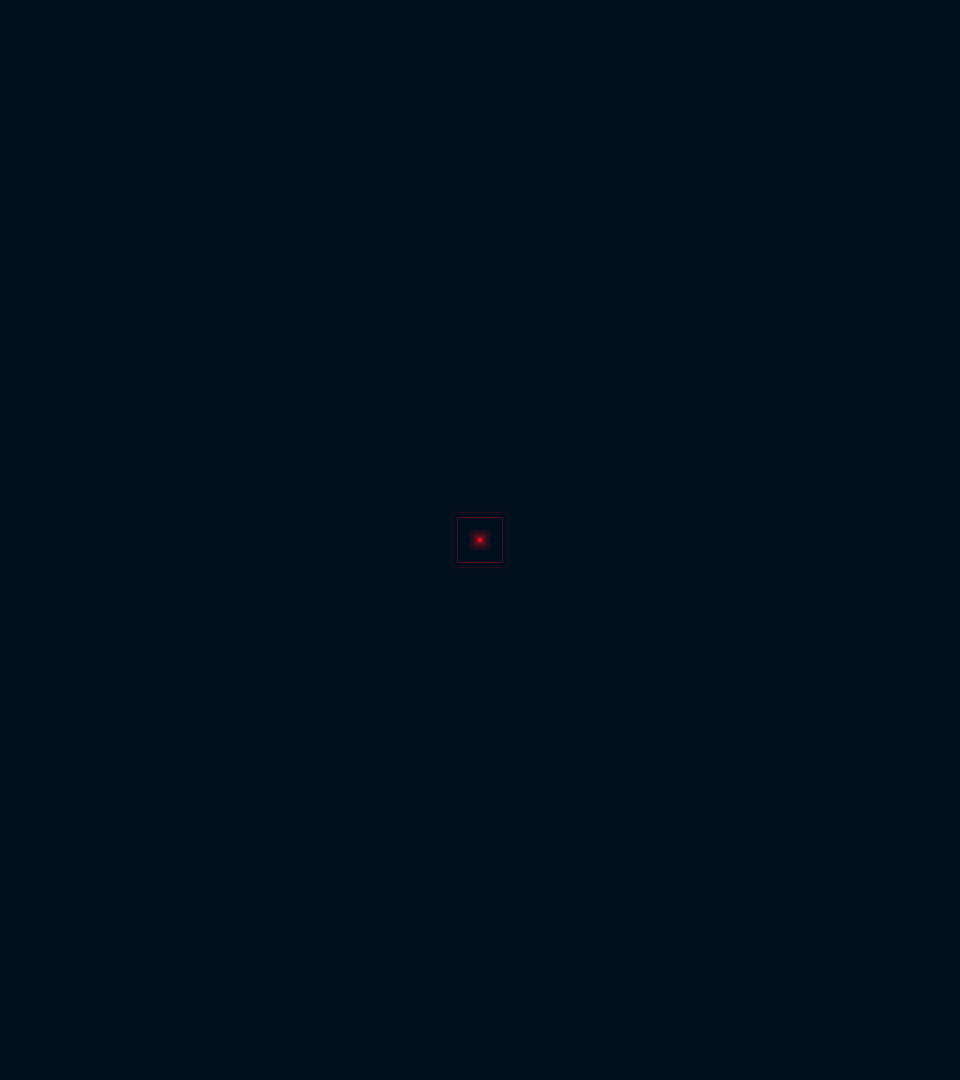
Frame 1 (no input)
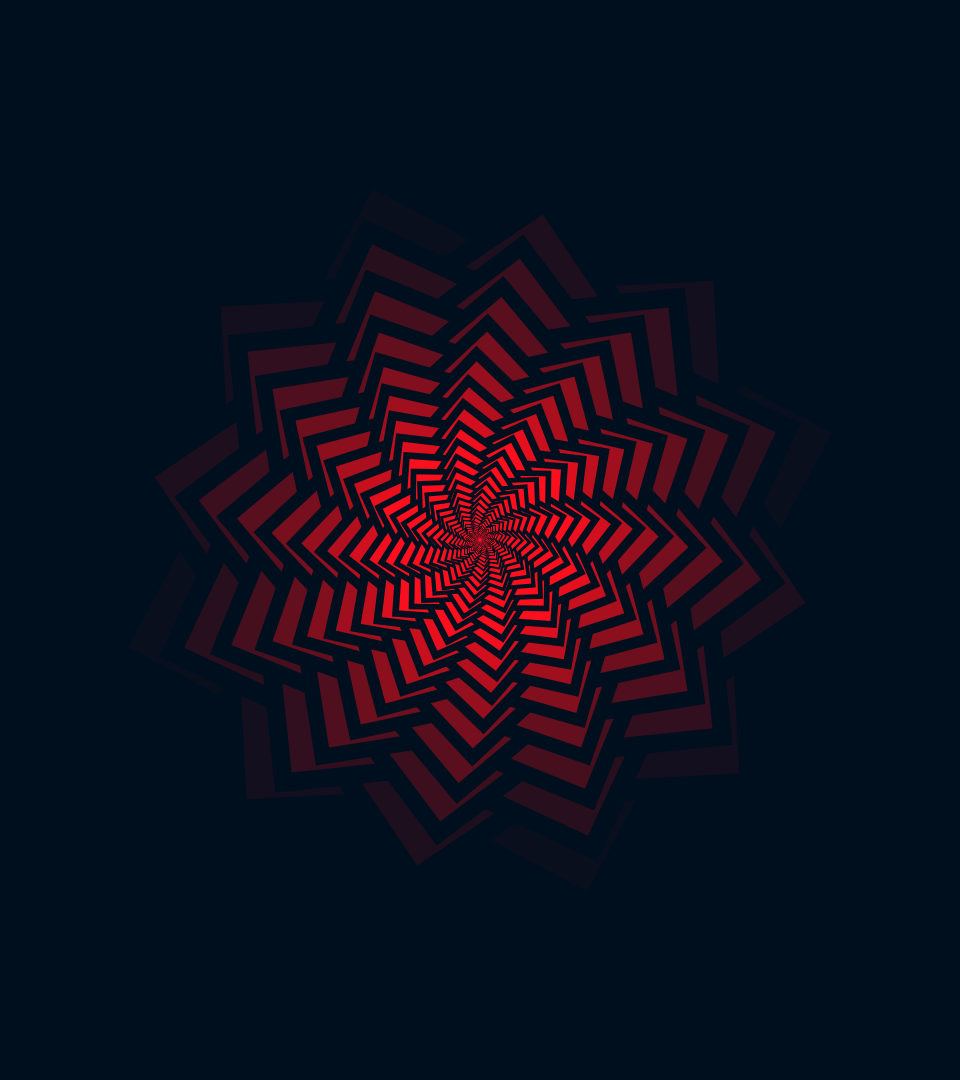
Frame 60 (the mouse pressed at the canvas centre just before this capture)
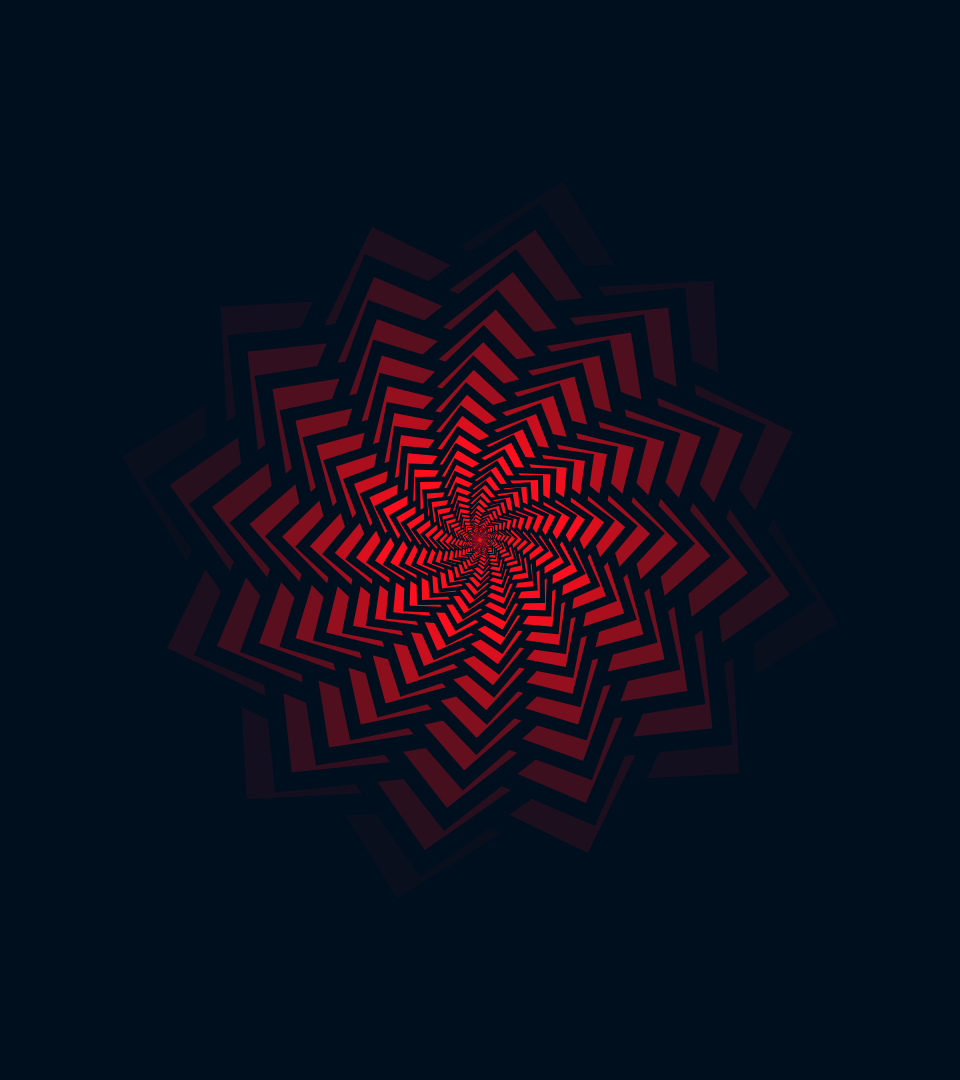
Frame 120 (the mouse held since frame 60 and released just before this capture)

The Processing sketch that drew these frames (run headless with seeded random() and noise(); from frame 60 on, the mouse is pressed at the canvas centre):

// Processing sketch: cool_rotete_effect
// ── cool_rotete_effect.pde
void setup() {
    size(960,1080);
    surface.setLocation(957,0);
    rectMode(CENTER);
    stroke(0,15,30);
    strokeWeight(25);
}

float angle;

void draw() {
    background(0,15,30);
    translate(width/2, height/2);
    for (int i = 0; i < 100; ++i) {
            fill(i*10, 15, 30);
            scale(0.95);
            rotate(radians(angle));
            rect(0,0,600,600);
    }


    angle++;
    
}
